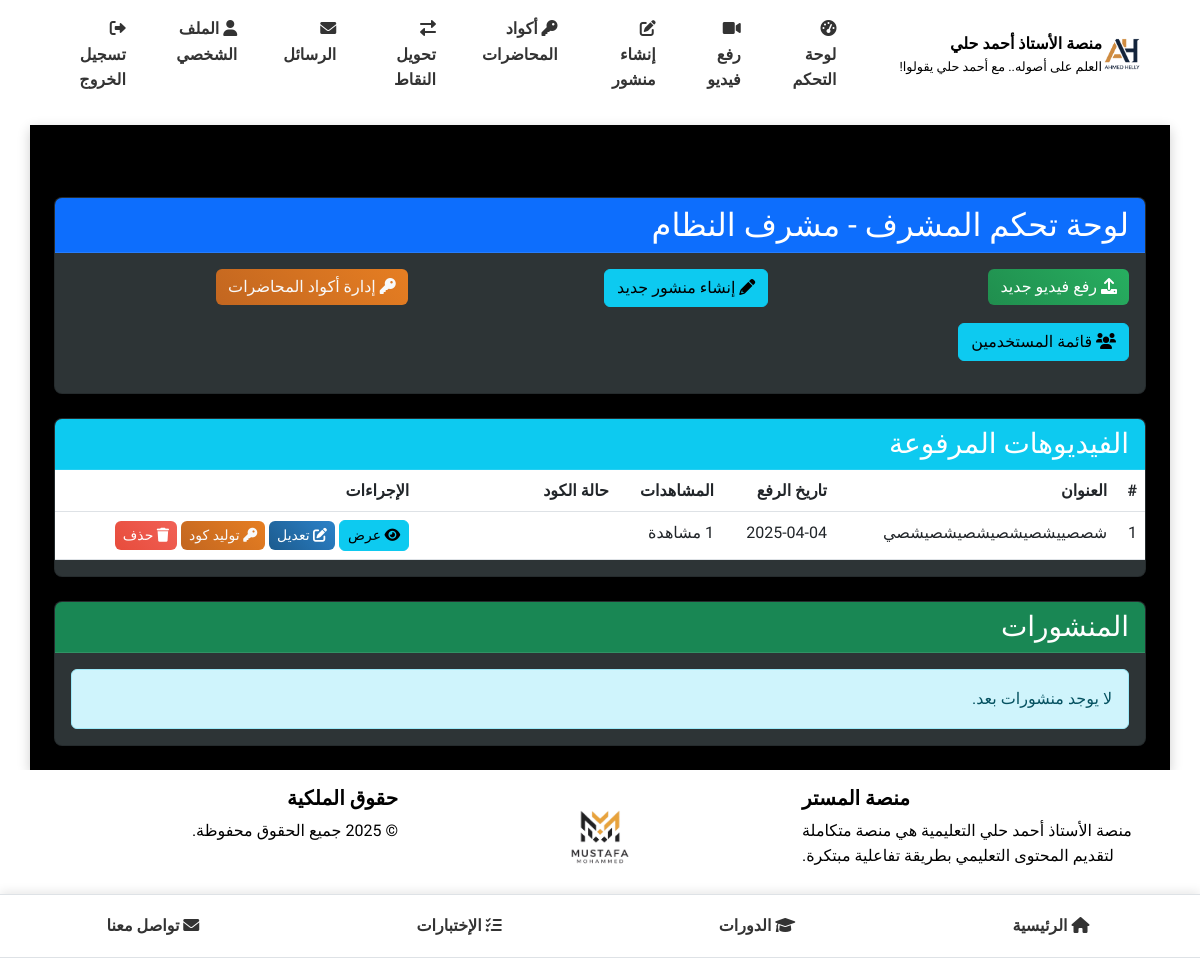
The page /admin/dashboard (signed in) on the database its author committed.
### models.py (models this page shows, shortened)
class User(UserMixin, db.Model):
    __tablename__ = 'users'
    id = db.Column(db.Integer, primary_key=True)
    username = db.Column(db.String(64), unique=True, nullable=False)
    full_name = db.Column(db.String(100), nullable=True)  # الاسم الثلاثي
    email = db.Column(db.String(100), nullable=True)  # البريد الإلكتروني للاستعادة
    phone = db.Column(db.String(20), nullable=True)   # رقم الهاتف للاستعادة
    password_hash = db.Column(db.String(256), nullable=False)
    role = db.Column(db.String(20), nullable=False)  # 'admin' or 'student'
    points = db.Column(db.Integer, default=0)  # نقاط المحفظة
    reset_token = db.Column(db.String(100), nullable=True)  # رمز استعادة كلمة المرور
    reset_token_expiry = db.Column(db.DateTime, nullable=True)  # تاريخ انتهاء صلاحية الرمز
    created_at = db.Column(db.DateTime, default=datetime.utcnow)  # تاريخ إنشاء الحساب
    videos = db.relationship('Video', backref='uploader', lazy='dynamic')
    comments = db.relationship('Comment', backref='author', lazy='dynamic')
    posts = db.relationship('Post', backref='author', lazy='dynamic')
    video_views = db.relationship('VideoView', backref='viewer', lazy='dynamic')
    def is_admin(self):
        return self.role == 'admin'

class Video(db.Model):
    __tablename__ = 'videos'
    id = db.Column(db.Integer, primary_key=True)
    title = db.Column(db.String(100), nullable=False)
    url = db.Column(db.String(200), nullable=True)  # يمكن أن يكون فارغًا في حالة رفع ملف
    file_path = db.Column(db.String(200), nullable=True)  # مسار الملف المرفوع
    description = db.Column(db.Text)
    uploaded_by = db.Column(db.Integer, db.ForeignKey('users.id'), nullable=False)
    created_at = db.Column(db.DateTime, default=datetime.utcnow)
    requires_code = db.Column(db.Boolean, default=True)  # هل تتطلب المحاضرة كود للوصول
    points_cost = db.Column(db.Integer, default=0)  # تكلفة الفيديو بالنقاط
    comments = db.relationship('Comment', backref='video', lazy='dynamic', cascade='all, delete-orphan')

### routes.py (the view)
@admin_bp.route('/dashboard')
@login_required
def dashboard():
    if not current_user.is_admin():
        abort(403)
    videos = Video.query.order_by(Video.created_at.desc()).all()
    posts = Post.query.order_by(Post.created_at.desc()).all()
    video_stats = {}
    for video in videos:
        views = VideoView.query.filter_by(video_id=video.id).all()
        viewers = User.query.join(VideoView, User.id == VideoView.user_id).filter(VideoView.video_id == video.id).all()
        active_codes = LectureCode.query.filter_by(video_id=video.id, is_active=True).all()
        video_stats[video.id] = {
            'views_count': len(views),
            'viewers': viewers,
            'active_codes': active_codes
        }
    return render_template('admin/dashboard.html', videos=videos, posts=posts, video_stats=video_stats)

### app.py (called while the page is built)
    @login_manager.user_loader
    def load_user(user_id):
        return User.query.get(int(user_id))

### routes.py (called while the page is built)
@app.context_processor
def inject_now():
    return {'now': datetime.now()}

### templates/admin/dashboard.html (shortened to what this page needs)
{% extends 'base.html' %}
{% block content %}
<div class="container mt-5 text-right">
    <div class="row">
        <div class="col-md-12">
            <div class="card mb-4">
                <div class="card-header bg-primary text-white">
                    <h2 class="mb-0">لوحة تحكم المشرف - {{ current_user.full_name }}</h2>
                </div>
                <div class="card-body">
                    <div class="row">
                        <div class="col-md-4 mb-3">
                            <a href="{{ url_for('admin.upload_video') }}" class="btn btn-success btn-block">
                                <i class="fa fa-upload"></i> رفع فيديو جديد
                            </a>
                        </div>
                        <div class="col-md-4 mb-3">
                            <a href="{{ url_for('admin.create_post') }}" class="btn btn-info btn-block">
                                <i class="fa fa-pencil"></i> إنشاء منشور جديد
                            </a>
                        </div>
                        <div class="col-md-4 mb-3">
                            <a href="{{ url_for('admin.lecture_codes') }}" class="btn btn-warning btn-block">
                                <i class="fa fa-key"></i> إدارة أكواد المحاضرات
                            </a>
                        </div>
                        <div class="col-md-4 mb-3">
                            <a href="{{ url_for('admin.users_list') }}" class="btn btn-info btn-block">
                                <i class="fas fa-users"></i> قائمة المستخدمين
                            </a>
                        </div>
                    </div>
                </div>
            </div>
            <div class="card mb-4">
                <div class="card-header bg-info text-white">
                    <h3 class="mb-0">الفيديوهات المرفوعة</h3>
                </div>
                <div class="card-body p-0">
                    {% if videos %}
                    <div class="table-responsive">
                        <table class="table table-hover">
                            <thead class="thead-light">
                                <tr>
                                    <th>#</th>
                                    <th>العنوان</th>
                                    <th>تاريخ الرفع</th>
                                    <th>المشاهدات</th>
                                    <th>حالة الكود</th>
                                    <th>الإجراءات</th>
                                </tr>
                            </thead>
                            <tbody>
                                {% for video in videos %}
                                <tr>
                                    <td>{{ loop.index }}</td>
                                    <td>{{ video.title }}</td>
                                    <td>{{ video.created_at.strftime('%Y-%m-%d') }}</td>
                                    <td>{{ video_stats[video.id]['views_count'] }} مشاهدة</td>
                                    <td>
                                        {% if video.requires_code %}
                                            <span class="badge badge-warning">يتطلب كود</span>
                                            {% if video_stats[video.id]['active_codes'] %}
                                                <span class="badge badge-success">{{ video_stats[video.id]['active_codes']|length }} أكواد نشطة</span>
                                            {% else %}
                                                <span class="badge badge-danger">لا توجد أكواد نشطة</span>
                                            {% endif %}
                                        {% else %}
                                            <span class="badge badge-success">متاح للجميع</span>
                                        {% endif %}
                                    </td>
                                    <td>
                                        <a href="{{ url_for('student.view_video', video_id=video.id) }}" class="btn btn-sm btn-info">
                                            <i class="fa fa-eye"></i> عرض
                                        </a>
                                        <a href="{{ url_for('admin.edit_video', video_id=video.id) }}" class="btn btn-sm btn-primary">
                                            <i class="fa fa-edit"></i> تعديل
                                        </a>
                                        {% if video.requires_code %}
                                            <form method="POST" action="{{ url_for('admin.create_lecture_code', video_id=video.id) }}" class="d-inline">
                                                <button type="submit" class="btn btn-sm btn-warning">
                                                    <i class="fa fa-key"></i> توليد كود
                                                </button>
                                            </form>
                                        {% endif %}
                                        <a href="{{ url_for('admin.delete_video', video_id=video.id) }}" class="btn btn-sm btn-danger" onclick="return confirm('هل أنت متأكد من حذف هذا الفيديو؟');">
                                            <i class="fa fa-trash"></i> حذف
                                        </a>
                                    </td>
                                </tr>
                                {% endfor %}
                            </tbody>
                        </table>
                    </div>
                    {% else %}
                    <div class="alert alert-info m-3">لا يوجد فيديوهات مرفوعة بعد.</div>
                    {% endif %}
                </div>
            </div>
            <div class="card">
                <div class="card-header bg-success text-white">
                    <h3 class="mb-0">المنشورات</h3>
                </div>
                <div class="card-body p-0">
                    {% if posts %}
                    <div class="table-responsive">
                        <table class="table table-hover">
                            <thead class="thead-light">
                                <tr>
                                    <th>#</th>
                                    <th>العنوان</th>
                                    <th>تاريخ النشر</th>
                                    <th>الإجراءات</th>
                                </tr>
                            </thead>
                            <tbody>
                                {% for post in posts %}
                                <tr>
                                    <td>{{ loop.index }}</td>
                                    <td>{{ post.title }}</td>
                                    <td>{{ post.created_at.strftime('%Y-%m-%d') }}</td>
                                    <td>
                                        <a href="{{ url_for('student.view_post', post_id=post.id) }}" class="btn btn-sm btn-info">
                                            <i class="fa fa-eye"></i> عرض
                                        </a>
                                        <a href="{{ url_for('admin.delete_post', post_id=post.id) }}" class="btn btn-sm btn-danger" onclick="return confirm('هل أنت متأكد من حذف هذا المنشور؟');">
                                            <i class="fa fa-trash"></i> حذف
                                        </a>
                                    </td>
                                </tr>
                                {% endfor %}
                            </tbody>
                        </table>
                    </div>
                    {% else %}
                    <div class="alert alert-info m-3">لا يوجد منشورات بعد.</div>
                    {% endif %}
                </div>
            </div>
        </div>
    </div>
</div>
{% endblock %}

### static/css/style.css (style rules this page uses)
:root { --primary-color: #2c82c9; --primary-light: #4a9ad8; --primary-dark: #1c5b8e; --secondary-color: #27ae60; --secondary-light: #4cc482; --secondary-dark: #208e4e; --accent-color: #e67e22; --accent-light: #f4a261; --accent-dark: #c26620; --danger-color: #e74c3c; --text-light: #f8f9fa; --text-dark: #343a40; --bg-light: #ffffff; --bg-dark: #000000; --bg-card: #2d3436; --bg-card-dark: #222; --header-height: 80px; }
body { direction: rtl; text-align: right; font-family: 'Tajawal', 'Segoe UI', Tahoma, Geneva, Verdana, sans-serif; line-height: 1.6; color: #333; background-color: var(--bg-light); transition: background-color 0.3s ease; display: flex; flex-direction: column; min-height: 100vh; }
.card { animation: fadeIn 0.6s ease-out; border-radius: 8px; overflow: hidden; box-shadow: 0 4px 12px rgba(0,0,0,0.1); transition: all 0.3s ease; background-color: var(--bg-card); color: var(--text-light); }
.card .card-header { background-color: var(--bg-card-dark); color: var(--text-light); border-bottom: 1px solid rgba(255,255,255,0.1); }
.btn { transition: all 0.3s ease; border-radius: 6px; font-weight: 500; }
.btn-primary { background: linear-gradient(45deg, var(--primary-dark), var(--primary-color)); border: none; }
.btn-success { background: linear-gradient(45deg, var(--secondary-dark), var(--secondary-color)); border: none; }
.btn-danger { background: linear-gradient(45deg, var(--danger-color), #f16156); border: none; }
.btn-warning { background: linear-gradient(45deg, var(--accent-dark), var(--accent-color)); border: none; color: var(--text-light); }

### templates/base.html (style rules this page uses)
body { font-family: 'Tajawal', sans-serif; }

### rows shown on the page
User: full_name "مشرف النظام"
Video: title "شصصييشصيشصيشصيشصيشصي", created_at "2025-04-04"
